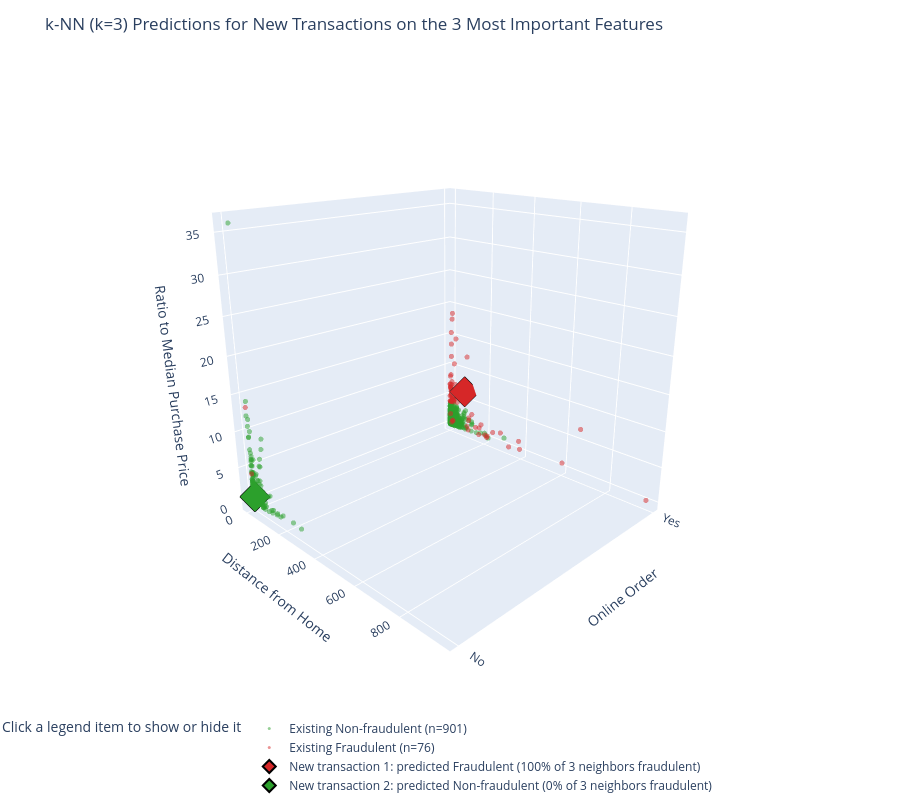

Here is the notebook cell this chart was saved with:
### Code cell
import plotly.graph_objects as go

x_col, y_col, z_col = 'distance_from_home', 'online_order', 'ratio_to_median_purchase_price'
plotly_colors = {'Non-fraudulent': '#2ca02c', 'Fraudulent': '#d62728'}

new_transactions = pd.DataFrame([
    {'distance_from_home': 85.0, 'distance_from_last_transaction': 1.5, 'ratio_to_median_purchase_price': 6.5,
     'repeat_retailer': 1.0, 'used_chip': 0.0, 'used_pin_number': 0.0, 'online_order': 1.0},
    {'distance_from_home': 6.0, 'distance_from_last_transaction': 0.4, 'ratio_to_median_purchase_price': 0.9,
     'repeat_retailer': 1.0, 'used_chip': 1.0, 'used_pin_number': 1.0, 'online_order': 0.0},
], columns=X.columns)
new_pred = knn.predict(new_transactions)
new_fraud_share = knn.predict_proba(new_transactions)[:, 1]

hover = (f'{names[x_col]}: %{{x:.1f}}<br>{names[y_col]}: %{{y}}<br>'
         f'{names[z_col]}: %{{z:.2f}}')

fig = go.Figure()
for value, label in fraud_labels.items():
    pts = data_clean[data_clean['fraud'] == value]
    fig.add_trace(go.Scatter3d(
        x=pts[x_col], y=pts[y_col], z=pts[z_col], mode='markers',
        name=f'Existing {label} (n={len(pts)})',
        marker=dict(size=3, color=plotly_colors[label], opacity=0.5),
        hovertemplate=hover))

for i, (pred, share) in enumerate(zip(new_pred, new_fraud_share)):
    label = fraud_labels[pred]
    row = new_transactions.iloc[i]
    fig.add_trace(go.Scatter3d(
        x=[row[x_col]], y=[row[y_col]], z=[row[z_col]], mode='markers',
        name=f'New transaction {i + 1}: predicted {label} ({share:.0%} of {best_k} neighbors fraudulent)',
        marker=dict(size=10, color=plotly_colors[label], symbol='diamond', line=dict(color='black', width=2)),
        hovertemplate=hover))

fig.update_layout(
    title=f'k-NN (k={best_k}) Predictions for New Transactions on the 3 Most Important Features',
    scene=dict(
        xaxis_title=names[x_col],
        yaxis=dict(title=names[y_col], tickvals=[0, 1], ticktext=['No', 'Yes']),
        zaxis_title=names[z_col],
    ),
    scene_camera=dict(eye=dict(x=1.6, y=-1.6, z=0.8)),
    legend=dict(title='Click a legend item to show or hide it', orientation='h', x=0, y=-0.05, yanchor='top'),
    margin=dict(l=0, r=0, t=60, b=0),
    height=800,
)
# render inline as a cell output; outside a kernel plotly would otherwise fall back to opening a browser
fig.show(renderer='vscode+notebook_connected')

# GitHub's notebook preview can't run JavaScript, so also save a static snapshot it can display
from IPython.display import Image, display
static_fig = go.Figure(fig).update_layout(legend=dict(title=None, orientation='v', x=0, y=0, yanchor='top'),
                                          margin=dict(b=110))
display(Image(static_fig.to_image(format='png', width=1100, height=850)))

### Figure 1 — Plotly figure (JSON) as saved in the notebook; plotly's stock layout.template omitted (floating-point values rounded to 4 significant figures; data arrays with more than 128 entries replaced by an {"elided": "..."} marker saying what was removed)
{"data": [{"hovertemplate": "Distance from Home: %{x:.1f}<br>Online Order: %{y}<br>Ratio to Median Purchase Price: %{z:.2f}", "marker": {"color": "#2ca02c", "opacity": 0.5, "size": 3}, "mode": "markers", "name": "Existing Non-fraudulent (n=901)", "type": "scatter3d", "x": {"elided": "901 float values"}, "y": {"elided": "901 float values"}, "z": {"elided": "901 float values"}}, {"hovertemplate": "Distance from Home: %{x:.1f}<br>Online Order: %{y}<br>Ratio to Median Purchase Price: %{z:.2f}", "marker": {"color": "#d62728", "opacity": 0.5, "size": 3}, "mode": "markers", "name": "Existing Fraudulent (n=76)", "type": "scatter3d", "x": [2.132, 3.803, 15.69, 26.71, 10.66, 2.53, 21.13, 151.4, 9.598, 22.55, 335.2, 43.33, 1.116, 5.794, 22.64, 88.16, 111.3, 34.41, 248.1, 7.335, 1.537, 7.888, 601.5, 37.09, 5.764, 7.23, 112.1, 170.2, 24.34, 12.75, 13.11, 10.59, 386.1, 965.9, 108.9, 2.493, 8.018, 25.52, 19.61, 203.6, 181.9, 9.536, 13.45, 11.67, 10.9, 25.18, 13.39, 8.356, 9.57, 6.149, 31.24, 2.622, 23.42, 289.4, 392.2, 20.7, 7.219, 2.766, 101.4, 13.92, 128.7, 218.1, 676.7, 10.67, 21.02, 172.4, 0.6336, 65.13, 99.41, 6.656, 10.82, 0.6692, 215.1, 18.29, 8.602, 0.8292], "y": [1.0, 1.0, 1.0, 1.0, 1.0, 1.0, 1.0, 1.0, 1.0, 1.0, 1.0, 1.0, 0.0, 1.0, 1.0, 1.0, 1.0, 1.0, 1.0, 1.0, 0.0, 1.0, 1.0, 1.0, 1.0, 1.0, 1.0, 1.0, 1.0, 1.0, 1.0, 1.0, 1.0, 1.0, 1.0, 1.0, 1.0, 1.0, 1.0, 1.0, 1.0, 1.0, 1.0, 1.0, 1.0, 1.0, 1.0, 1.0, 1.0, 1.0, 1.0, 1.0, 1.0, 1.0, 1.0, 1.0, 1.0, 1.0, 1.0, 1.0, 1.0, 1.0, 1.0, 1.0, 1.0, 1.0, 1.0, 1.0, 1.0, 1.0, 1.0, 1.0, 1.0, 1.0, 1.0, 1.0], "z": [6.359, 1.873, 0.8556, 4.604, 4.887, 8.297, 6.082, 1.172, 6.085, 4.095, 0.09824, 4.251, 4.127, 5.086, 4.322, 5.433, 1.858, 14.7, 1.424, 15.51, 13.33, 5.338, 0.8598, 5.776, 8.566, 5.746, 2.339, 0.1533, 6.231, 17.71, 4.409, 4.767, 1.616, 0.2579, 0.2608, 4.007, 13.66, 10.56, 4.938, 0.4818, 1.956, 4.035, 4.868, 7.443, 6.958, 4.596, 5.711, 11.63, 5.378, 6.195, 7.159, 6.535, 4.847, 1.833, 0.3961, 5.911, 6.51, 6.929, 0.7794, 18.64, 3.102, 0.449, 6.949, 0.4751, 5.009, 1.317, 4.086, 5.304, 12.31, 4.166, 4.081, 6.944, 0.2077, 0.7776, 5.687, 4.95]}, {"hovertemplate": "Distance from Home: %{x:.1f}<br>Online Order: %{y}<br>Ratio to Median Purchase Price: %{z:.2f}", "marker": {"color": "#d62728", "line": {"color": "black", "width": 2}, "size": 10, "symbol": "diamond"}, "mode": "markers", "name": "New transaction 1: predicted Fraudulent (100% of 3 neighbors fraudulent)", "type": "scatter3d", "x": [85], "y": [1], "z": [6.5]}, {"hovertemplate": "Distance from Home: %{x:.1f}<br>Online Order: %{y}<br>Ratio to Median Purchase Price: %{z:.2f}", "marker": {"color": "#2ca02c", "line": {"color": "black", "width": 2}, "size": 10, "symbol": "diamond"}, "mode": "markers", "name": "New transaction 2: predicted Non-fraudulent (0% of 3 neighbors fraudulent)", "type": "scatter3d", "x": [6], "y": [0], "z": [0.9]}], "layout": {"height": 800, "legend": {"orientation": "h", "title": {"text": "Click a legend item to show or hide it"}, "x": 0, "y": -0.05, "yanchor": "top"}, "margin": {"b": 0, "l": 0, "r": 0, "t": 60}, "scene": {"camera": {"eye": {"x": 1.6, "y": -1.6, "z": 0.8}}, "xaxis": {"title": {"text": "Distance from Home"}}, "yaxis": {"ticktext": ["No", "Yes"], "tickvals": [0, 1], "title": {"text": "Online Order"}}, "zaxis": {"title": {"text": "Ratio to Median Purchase Price"}}}, "title": {"text": "k-NN (k=3) Predictions for New Transactions on the 3 Most Important Features"}}}
